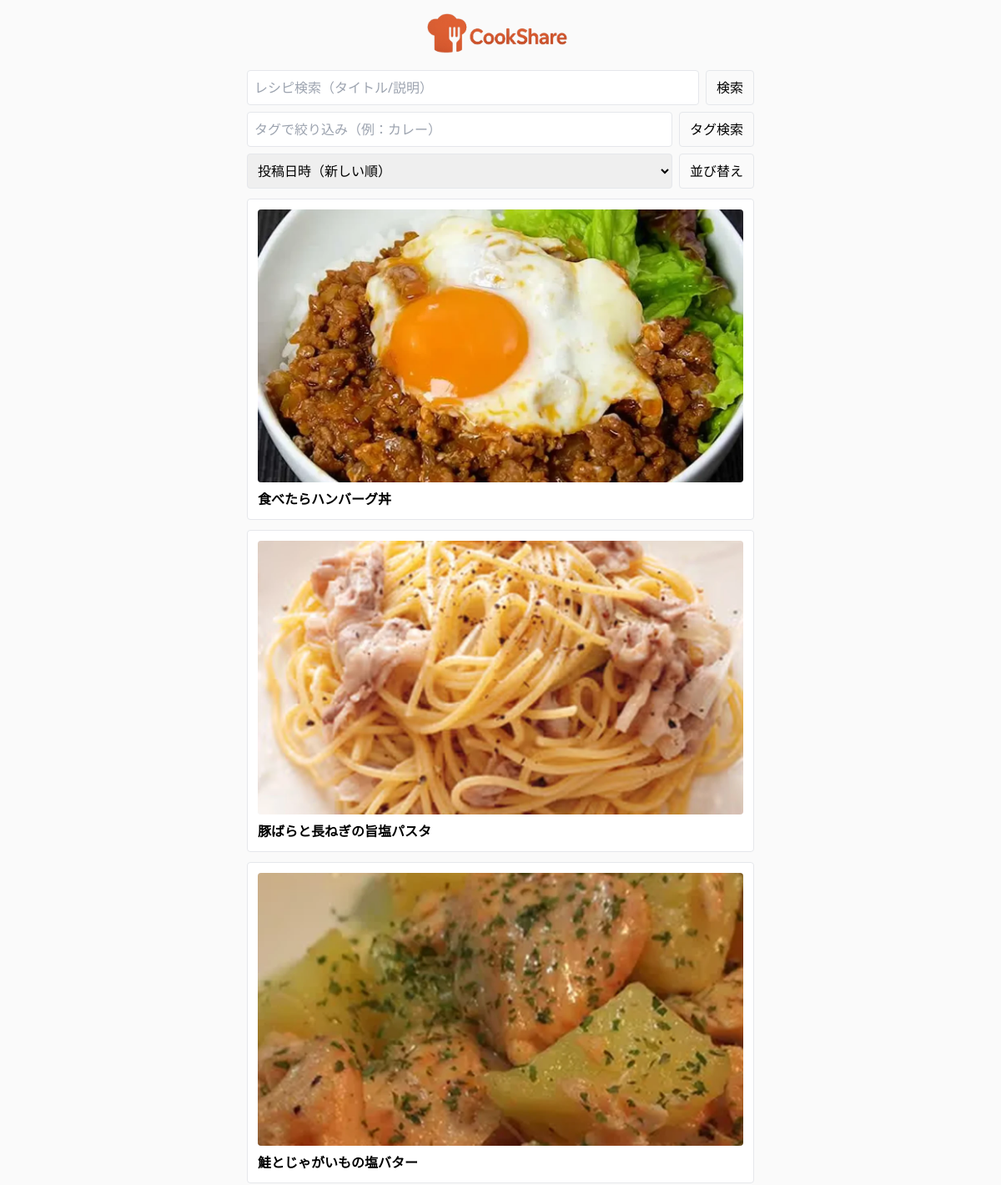
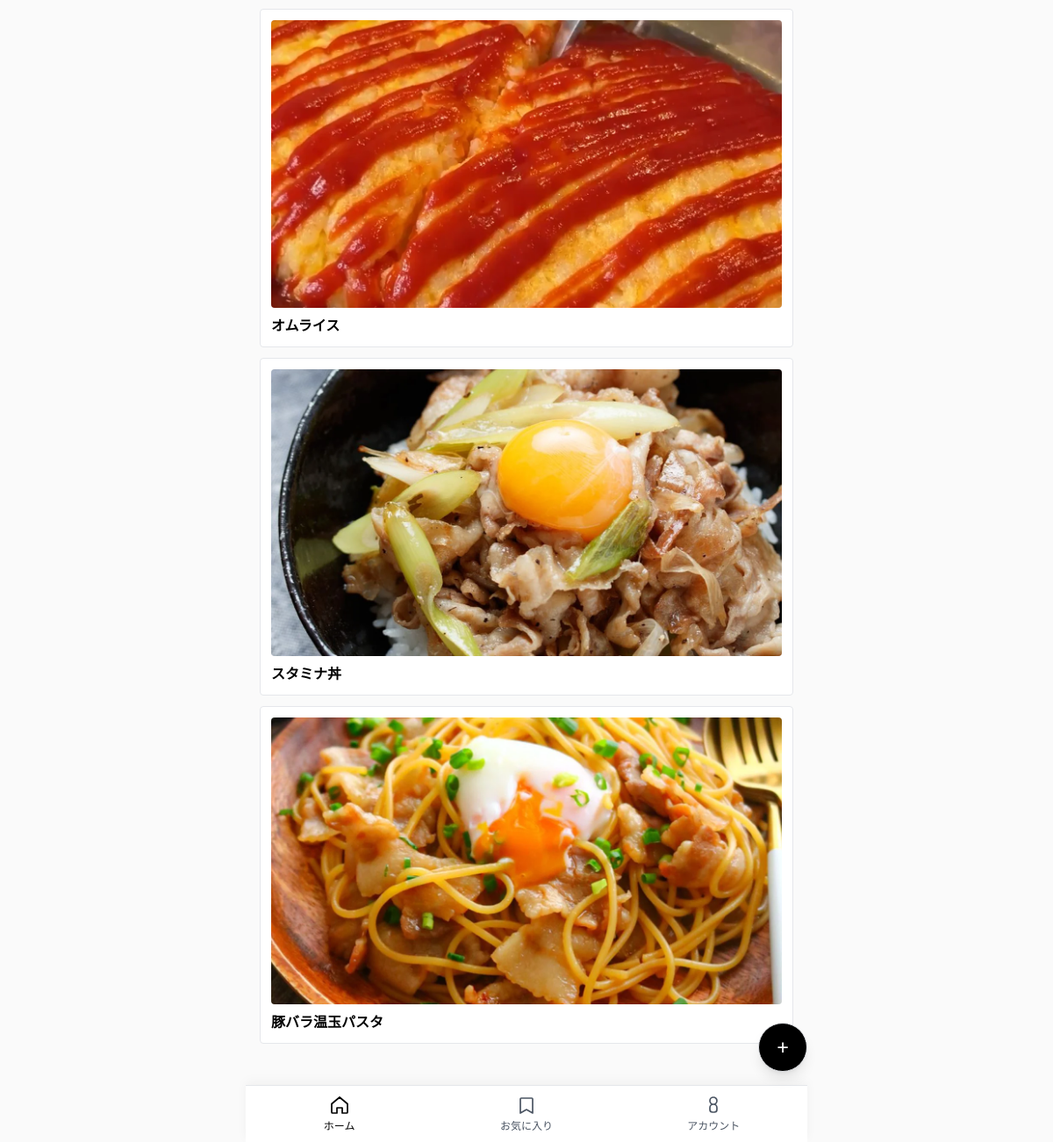
The page / on the database its author committed (2 pictures, top to bottom).
### app/main.py (models this page shows)
class Recipe(SQLModel, table=True):
    __table_args__ = {"sqlite_autoincrement": True}
    id: Optional[int] = Field(default=None, primary_key=True)
    title: str
    description: str = ""
    main_image: Optional[str] = None
    author_id: Optional[int] = Field(foreign_key="user.id", default=None)
    view_count: int = Field(default=0)

### app/main.py (the view)
@app.get("/", response_class=HTMLResponse)
def index(request: Request, q: Optional[str] = None, tag: Optional[str] = None, order: str = "new"):
    _ensure_csrf(request)
    current_user = get_current_user(request)
    with Session(engine) as s:
        stmt = select(Recipe)
        if q:
            stmt = stmt.where((Recipe.title.contains(q)) | (Recipe.description.contains(q)))
        if tag:
            t = s.exec(select(Tag).where(Tag.name == tag.strip())).first()
            if not t:
                return templates.TemplateResponse("index.html",
                    {"request": request, "recipes": [], "q": q or "", "tag": tag, "order": order, "current_user": current_user})
            rid_rows = s.exec(select(RecipeTag.recipe_id).where(RecipeTag.tag_id == t.id)).all()
            rid_list = [r for (r,) in rid_rows] if rid_rows and isinstance(rid_rows[0], tuple) else rid_rows
            if rid_list:
                stmt = stmt.where(Recipe.id.in_(rid_list))
            else:
                return templates.TemplateResponse("index.html",
                    {"request": request, "recipes": [], "q": q or "", "tag": tag, "order": order, "current_user": current_user})
        if order == "old":
            stmt = stmt.order_by(Recipe.id.asc())
        elif order == "views":
            stmt = stmt.order_by(Recipe.view_count.desc())
        else:
            stmt = stmt.order_by(Recipe.id.desc())
        recipes = s.exec(stmt).all()
    return templates.TemplateResponse("index.html",
        {"request": request, "recipes": recipes, "q": q or "", "tag": tag or "", "order": order, "current_user": current_user})

### app/templates/index.html (shortened to what this page needs)
{% extends "base.html" %}
{% block content %}
<form method="get" class="grid gap-2 mb-3">
  <div class="flex gap-2">
    <input class="border flex-1 p-2 rounded" name="q" value="{{ q }}" placeholder="レシピ検索（タイトル/説明）">
    <button type="submit" class="px-3 py-2 border rounded">検索</button>
  </div>
  <div class="flex gap-2">
    <input class="border flex-1 p-2 rounded" name="tag" value="{{ tag }}" placeholder="タグで絞り込み（例：カレー）">
    <button type="submit" class="px-3 py-2 border rounded">タグ検索</button>
  </div>
  <div class="flex gap-2">
    <select name="order" class="border p-2 rounded flex-1">
      <option value="new" {% if order == 'new' %}selected{% endif %}>投稿日時（新しい順）</option>
    </select>
    <button type="submit" class="px-3 py-2 border rounded">並び替え</button>
  </div>
</form>
<ul class="grid gap-3">
  {% for r in recipes %}
    <li class="relative border rounded p-3 bg-white hover:shadow-md transition">
      <a href="/recipes/{{ r.id }}"
         class="absolute inset-0 z-10"
         aria-label="{{ r.title }}"></a>
      {% if r.main_image %}
        {% set path = r.main_image %}
        {% if path.endswith('+') %}{% set path = path[:-1] %}{% endif %}
        <div class="aspect-video w-full overflow-hidden rounded mb-2 bg-neutral-100">
          {% if path.endswith('.webp') %}
            <img src="{{ path }}" class="w-full h-full object-cover" loading="lazy" alt="{{ r.title }}">
          {% else %}
            <picture>
              <source srcset="{{ path }}.webp" type="image/webp">
              <img src="{{ path }}" class="w-full h-full object-cover" loading="lazy" alt="{{ r.title }}">
            </picture>
          {% endif %}
        </div>
      {% endif %}
      <span class="font-semibold block">{{ r.title }}</span>
      <span class="pointer-events-none absolute inset-0 rounded ring-0 focus-within:ring-2 ring-black/20"></span>
    </li>
  {% endfor %}
</ul>
{% endblock %}

### app/templates/base.html (style rules this page uses)
.pb-safe { padding-bottom: calc(env(safe-area-inset-bottom, 0px) + 64px); }
html,body { max-width:100%;overflow-x:hidden }
*,*::before,*::after { box-sizing:border-box }
img,video { max-width:100%;height:auto;display:block }
input,textarea,select,button { max-width:100% }

### rows shown on the page
Recipe: shows a picture, title "食べたらハンバーグ丼"
Recipe: shows a picture, title "豚ばらと長ねぎの旨塩パスタ"
Recipe: shows a picture, title "鮭とじゃがいもの塩バター"
Recipe: shows a picture, title "オムライス"
Recipe: shows a picture, title "スタミナ丼"
Recipe: shows a picture, title "豚バラ温玉パスタ"
